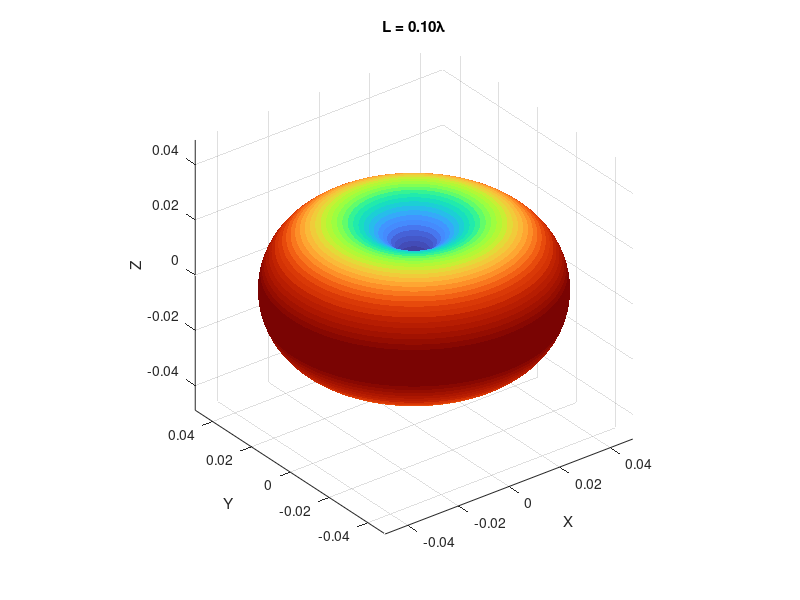
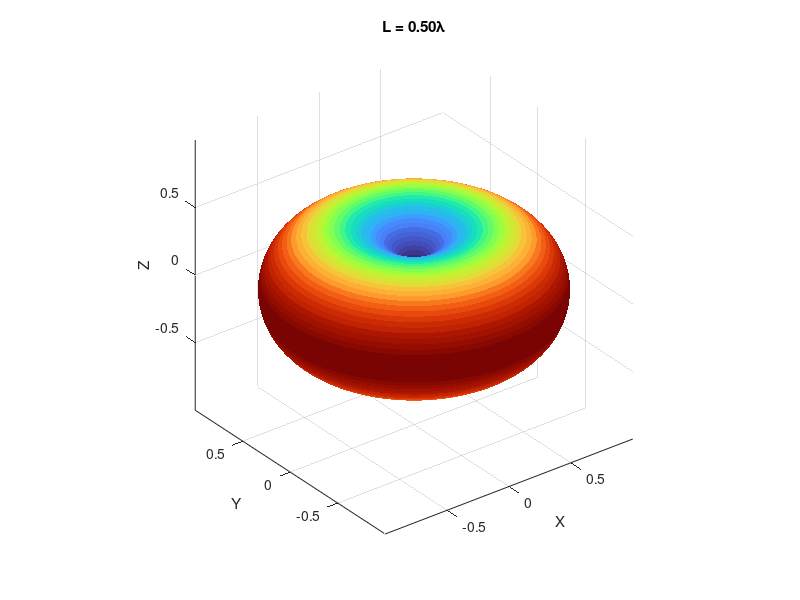
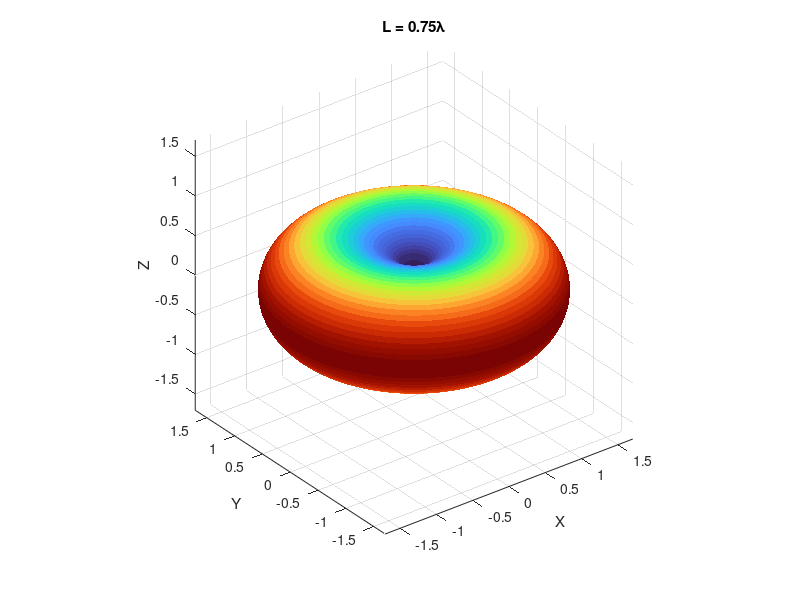
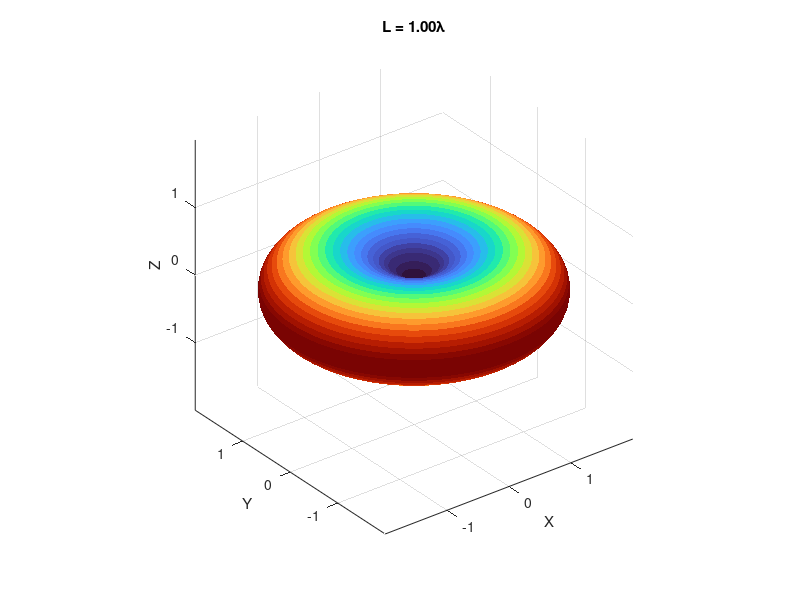

MATLAB code for these plots, in order:
clear; close all; clc; % Xóa bộ nhớ, đóng cửa sổ đồ thị và xóa màn hình lệnh

lambda = 1; % Bước sóng
L_values = [lambda/10, lambda/2, 3*lambda/4, lambda, 1.25*lambda, 1.5*lambda, 2*lambda, 2.5*lambda, 3*lambda];
k = 2 * pi / lambda; % Hằng số sóng

theta = linspace(0.01, pi-0.01, 90); % Góc θ (tránh 0 và pi để không bị lỗi chia cho 0)
phi = linspace(0, 2*pi, 180); % Góc φ
[Theta, Phi] = meshgrid(theta, phi); % Hệ tọa độ cầu

for i = 1:length(L_values)
    L = L_values(i);
    
    % Công thức bức xạ
    f = abs((cos(k*L/2 .* cos(Theta)) - cos(k*L/2)) ./ sin(Theta));

    % Chuyển đổi sang tọa độ Descartes (x, y, z)
    X_E = f .* sin(Theta) .* cos(Phi);
    Y_E = f .* sin(Theta) .* sin(Phi);
    Z_E = f .* cos(Theta);
  
    % Mở cửa sổ figure mới
    figure('Color', 'w'); % Nền trắng

    % Vẽ đồ thị 3D
    surf(X_E, Y_E, Z_E, f.^2, 'EdgeColor', 'none'); % Màu theo công suất bức xạ
    colormap turbo; % Bảng màu 

    % Định dạng trục
    daspect([1 1 1]); % Đặt tỷ lệ các trục X, Y, Z bằng nhau
    axis equal;
    view(3); % Góc nhìn 3D

    
    % Nhãn và tiêu đề
    title(sprintf('L = %.2f\\lambda', L/lambda));
    xlabel('X'); ylabel('Y'); zlabel('Z');
end
